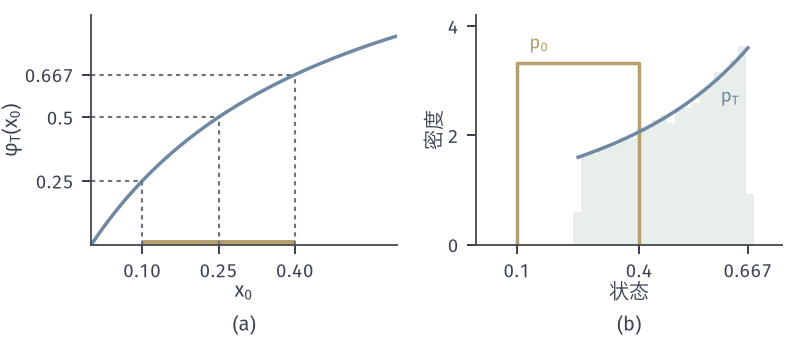

Write Python code to recreate this figure.
from pathlib import Path
import sys
sys.path.insert(0, str(Path(__file__).resolve().parents[1]/"odesens-common"))
from common import *
HERE = Path(__file__).resolve().parent
# 目标：logistic，T=ln3，x0 在 [0.1,0.4] 上均匀，推前密度 p_T(y)=p_0/S，样本（种子 7）直方对照。
fig, axes = figure(width_mm=112, height_mm=48, ncols=2)
panel(fig, .115, .985, .955, .28, .26)
T = np.log(3); phi = lambda s: logistic(T, s)
S = lambda s: np.exp(T)/(1-s+s*np.exp(T))**2
ax = axes[0]; s = np.linspace(0, .6, 300); ax.plot(s, phi(s), color=BLUE, lw=1.4); ax.fill_between([.1, .4], 0, .02, color=YELLOW, lw=0)
for a in (.1, .25, .4):
    ax.plot([a, a], [0, phi(a)], color=MUTED, lw=.85, ls=(0, (2, 2))); ax.plot([0, a], [phi(a), phi(a)], color=MUTED, lw=.85, ls=(0, (2, 2)))
ax.set_xlim(0, .6); ax.set_ylim(0, .9); ax.set_xticks([.1, .25, .4]); ax.set_yticks([phi(.1), phi(.25), phi(.4)]); ax.set_yticklabels(['0.25', '0.5', '0.667']); ax.set_xlabel('$x_0$', labelpad=0); ax.set_ylabel('$\\varphi_T(x_0)$', labelpad=1)
ax = axes[1]; rng = np.random.default_rng(7); xs = phi(rng.uniform(.1, .4, 40000))
s = np.linspace(.1, .4, 400); p0 = 1/.3
h, e = np.histogram(xs, bins=26, range=(.2, .7), density=True)
ax.bar(e[:-1], h, width=e[1]-e[0], align='edge', color=GREEN_FILL, edgecolor='none')
ax.plot([.1, .1, .4, .4], [0, p0, p0, 0], color=YELLOW, lw=1.4); ax.plot(phi(s), p0/S(s), color=BLUE, lw=1.4)
ax.text(.13, 3.5, '$p_0$', color=YELLOW, fontsize=7.5, va='bottom'); ax.text(.6, 2.6, '$p_T$', color=BLUE, fontsize=7.5)
ax.set_xlim(0, .75); ax.set_ylim(0, 4.2); ax.set_xticks([.1, .4, .667]); ax.set_xticklabels(['0.1', '0.4', '0.667']); ax.set_yticks([0, 2, 4]); ax.set_xlabel('状态', labelpad=0); ax.set_ylabel('密度', labelpad=1)
tags(fig, axes)
print('p_T at x=.5', p0/S(.25), S(.25))
save(fig, HERE, 'figure', {'x0': 'U[.1,.4]', 'T': 'ln 3', 'seed': 7, 'n': 40000})
